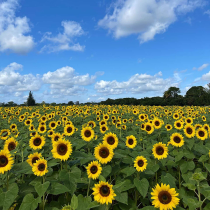
#> input picture A02/images/the_berry_farms_sunflower_field.jpeg, 210 x 210 px, shrunk from 1440 x 1440 before the run, found by its file name
$ jupyter execute a02.ipynb
#> lines starting #> are read from the running program, lines starting #| are printed output that depends on the picture; after the words box and inside, x2 and y2 are one past the last pixel; in counts of white or black regions, pixels touching at a corner belong together
[cell 1]
#Import necessary libraries
import numpy as np
import matplotlib.pyplot as plt
import cv2 as cv

# Load the image
image = cv.imread('../images/the_berry_farms_sunflower_field.jpeg', cv.IMREAD_REDUCED_COLOR_4)
#> image is the input picture: shape (210, 210, 3); mean B, G, R 119.8, 125.3, 100.4
gray_image = cv.cvtColor(image, cv.COLOR_BGR2GRAY)
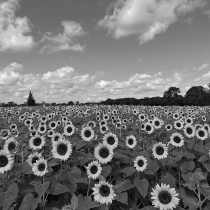
#> gray_image: shape (210, 210); min 5, max 251, mean 117.2
assert gray_image is not None, 'ERROR!!! Image not found'

# Define a function to create a Gaussian kernel
def GaussianKernal(size, sigma, show_plot=False):
    oneDKernal = np.linspace(-(size // 2), size // 2, size)
    oneDKernal = np.exp(-(oneDKernal**2) / (2 * sigma**2)) / (sigma * np.sqrt(2 * np.pi))
    twoDKernal = np.outer(oneDKernal.T, oneDKernal.T)
    twoDKernal *= 1.0 / twoDKernal.max()

    if show_plot:
        plt.imshow(twoDKernal, interpolation='none', cmap='gray')
        plt.title("Gaussian Kernel")
        plt.show()

    return twoDKernal

sigma_value = 0.64

# Create a Gaussian kernel
gaussian_filter = GaussianKernal(5, sigma_value, show_plot=False)
L_GKernal = cv.Laplacian(gaussian_filter, cv.CV_64F) * sigma_value**2           # Get the Laplacian of the Gaussian kernel
L_Gimage = cv.filter2D(gray_image, -1, L_GKernal)                               # Applying Laplacian of Gaussian kernel to the image
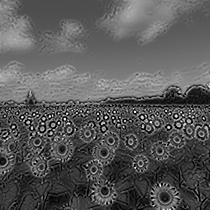
#> L_Gimage: shape (210, 210); min 0, max 255, mean 88.8
Threshold = 81                                                                  # Setting a Thresholdi(Adjustable)
_, binary_image = cv.threshold(np.abs(L_Gimage), Threshold, 255, cv.THRESH_BINARY)
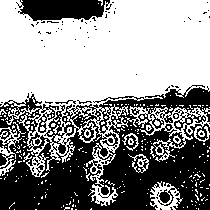
#> binary_image: shape (210, 210); 57.4% white; 97 black regions (87 under 20 px)

# Get Contours
contours, _ = cv.findContours(binary_image.astype(np.uint8), cv.RETR_EXTERNAL, cv.CHAIN_APPROX_SIMPLE)
#> contours = 228 contours, 218 with area under 20; largest, box (x1, y1, x2, y2) and area: (0, 0, 210, 206) 23443, (125, 106, 210, 162) 1484, (150, 181, 183, 210) 538, (0, 122, 26, 176) 256, (128, 154, 149, 173) 106

for i in contours:                                                        # Mark Circles in the original image
    ((x, y), Radius) = cv.minEnclosingCircle(i)                           # Getting the center and radius of the blob
    center_coordinates = (int(x), int(y))
    Radius = int(Radius)
    cv.circle(image, center_coordinates, Radius, (255, 0, 255), 2)        # magenta coloured circles with 2 thickness
#> this loop made 228 passes
#> (x, y, Radius) on passes 3, 5, 8: (14, 209, 0), (196, 208, 0), (183, 207, 0)
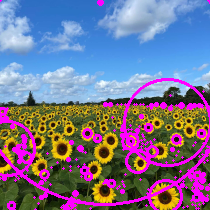
#> image: shape (210, 210, 3); 11.65% of pixels changed, all inside (x1, y1, x2, y2) = (0, 0, 210, 210)

image_rgb = cv.cvtColor(image, cv.COLOR_BGR2RGB)                          # Convert BGR image to RGB for Matplotlib display

# Display Results
plt.figure(figsize=(15, 10))
plt.subplot(1, 3, 1)
plt.imshow(L_Gimage, interpolation='none', cmap='gray')
plt.title("Laplacian of Gaussian")
plt.subplot(1, 3, 2)
plt.imshow(binary_image, interpolation='none', cmap='gray')
plt.title("Binary Image")
plt.subplot(1, 3, 3)
plt.imshow(image_rgb, interpolation='none')                               # No cmap needed for RGB
plt.title("Original Image with Blobs")
plt.show()

print("Detected Number of Blobs: {}".format(len(contours)))
#| Detected Number of Blobs: 228
